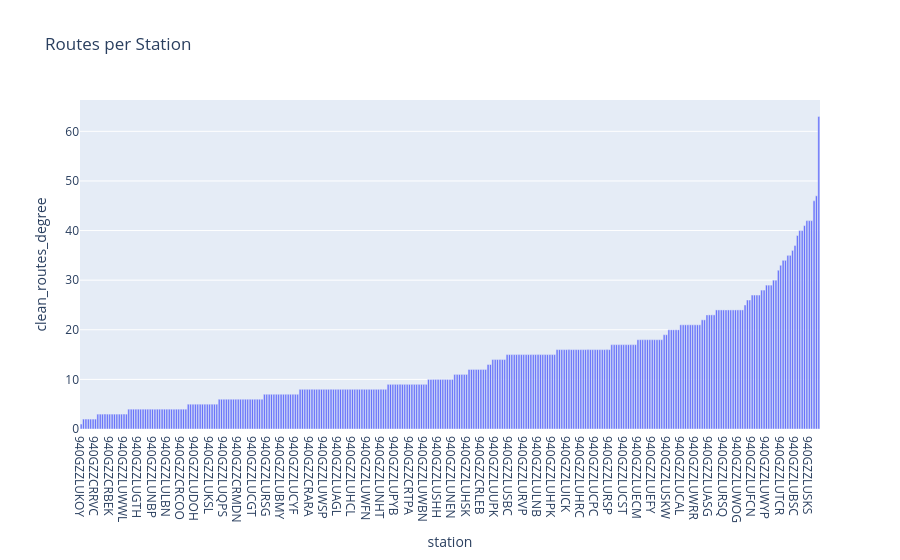

Notebook code for this chart:
### Code cell
# Sort to make it look like a distribution if you prefer
df_sorted = stations_degree.sort_values("clean_routes_degree", ascending=True)

fig = px.bar(df_sorted, 
             x="station", 
             y="clean_routes_degree",
             title="Routes per Station",
             hover_name="station") # Now station name will appear at the top of hover
fig.show()

### Figure 1 — Plotly figure (JSON) as saved in the notebook; plotly's stock layout.template omitted (floating-point values rounded to 4 significant figures; data arrays with more than 128 entries replaced by an {"elided": "..."} marker saying what was removed)
{"data": [{"hovertemplate": "<b>%{hovertext}</b><br><br>station=%{x}<br>clean_routes_degree=%{y}<extra></extra>", "hovertext": {"elided": "311 str values"}, "legendgroup": "", "marker": {"color": "#636efa", "pattern": {"shape": ""}}, "name": "", "orientation": "v", "showlegend": false, "textposition": "auto", "type": "bar", "x": {"elided": "311 str values"}, "xaxis": "x", "y": {"elided": "311 int values"}, "yaxis": "y"}], "layout": {"barmode": "relative", "legend": {"tracegroupgap": 0}, "title": {"text": "Routes per Station"}, "xaxis": {"anchor": "y", "domain": [0, 1], "title": {"text": "station"}}, "yaxis": {"anchor": "x", "domain": [0, 1], "title": {"text": "clean_routes_degree"}}}}
